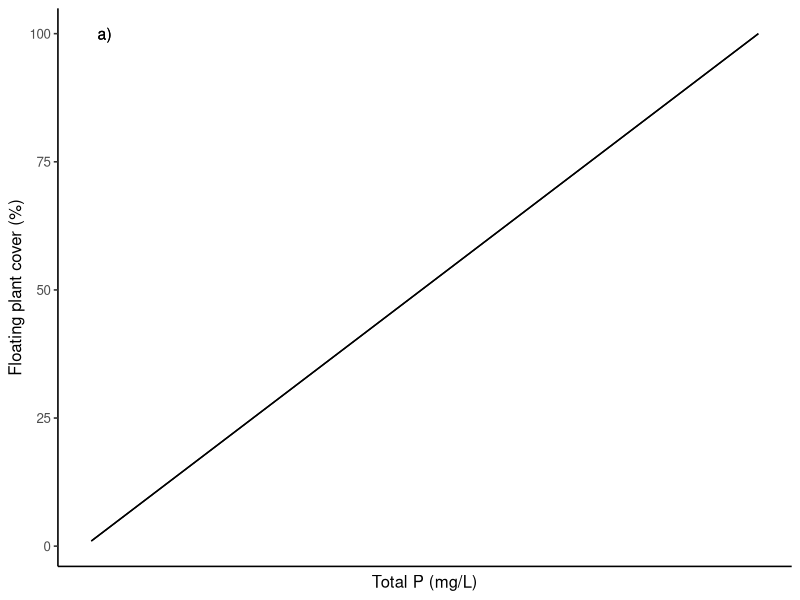
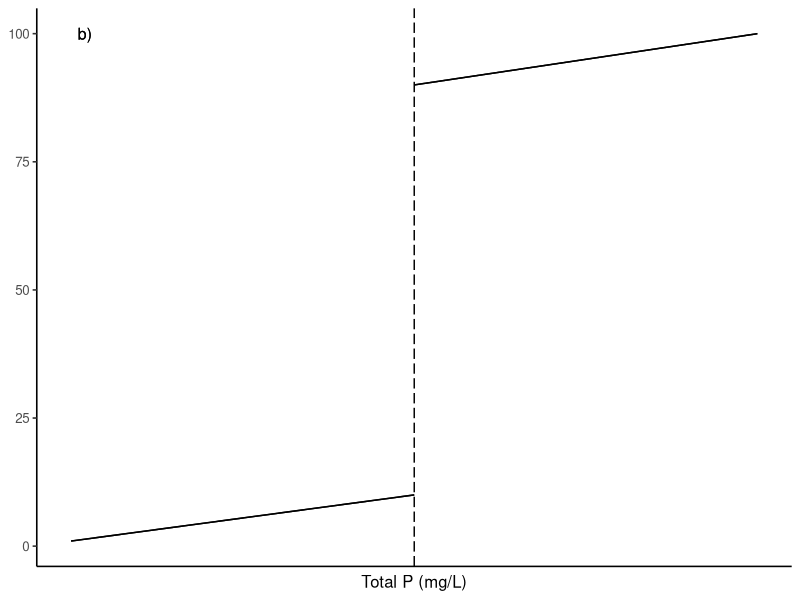
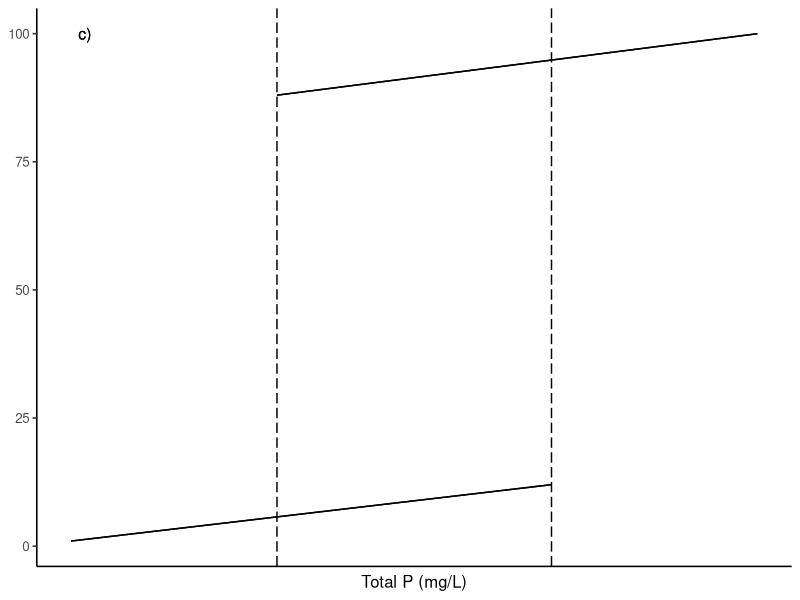

Generate these figures, in order, with R:
######################################################################
# Manuscript I: Figure 1                                             #
# 2 x 3 panes                                                        #
# top row: hypothetical relationship between total P and FP cover    #
# bottom row: data and model fits of total P and FP cover            #
######################################################################
# GOAL: make the 6 plots  
# Then arrange plots using either plot.arrange() or grid.arrange()

library(ggplot2)
library(gridExtra)

################
# Fig. 1a      #
# HYPOTHETICAL #
# LINEAR       #
################ 
a1 <- ggplot(data.frame(x = c(0, 0.5)), aes(x)) # set-up blank plot 
a1 <- a1 + geom_segment(aes(x=0,y=1,xend=0.5,yend=100)) # add linear line
a1 <- a1 + xlab("Total P (mg/L)") + ylab("Floating plant cover (%)") # label axes 
a1 <- a1 + geom_text(aes(x=0.01,y=100,label="a)"),size=4) # add pane label
a1 <- a1 + theme_classic(base_size=12)
a1 <- a1 + theme(axis.text.x=element_blank(),axis.ticks.x=element_blank()) # remove x-axis values & ticks
a1

################
# Fig. 1b      #
# HYPOTHETICAL #
# SEGMENTED    # 
# THRESHOLD    #
################
a2 <- ggplot(data.frame(x = c(0, 0.5)), aes(x)) # set-up blank plot 
a2 <- a2 + geom_segment(aes(x=0,y=1,xend=0.25,yend=10)) + geom_segment(aes(x=0.25,y=90,xend=0.5,yend=100)) # add two segments 
a2 <- a2 + geom_vline(xintercept=0.25,colour="black",linetype="longdash") # add vertical line @ threshold value 
a2 <- a2 + xlab("Total P (mg/L)") + ylab("Floating plant cover (%)") # label axes 
a2 <- a2 + geom_text(aes(x=0.01,y=100,label="b)"),size=4) # add pane label 
a2 <- a2 + theme_classic(base_size=12)
a2 <- a2 + theme(axis.title.y=element_blank())
a2 <- a2 + theme(axis.text.x=element_blank(),axis.ticks.x=element_blank()) # remove x-axis values & ticks
a2

################
# Fig. 1c      #
# HYPOTHETICAL #
# OVERLAPPING  #
# ALT. STATES  #
################
# create a blank plot - but you cannot view it until you add a line 
a3 <- ggplot(data.frame(x = c(0, 0.5)), aes(x)) # set-up blank plot 
a3 <- a3 + geom_segment(aes(x=0,y=1,xend=0.35,yend=12)) + geom_segment(aes(x=0.15,y=88,xend=0.5,yend=100)) # add two segments 
a3 <- a3 + geom_vline(xintercept=0.15,colour="black",linetype="longdash") # add vertical line @ 1st threshold value 
a3 <- a3 + geom_vline(xintercept=0.35,colour="black",linetype="longdash") # add vertical line @ 2nd threshold value 
a3 <- a3 + xlab("Total P (mg/L)") + ylab("Floating plant cover (%)") # label axes 
a3 <- a3 + geom_text(aes(x=0.01,y=100,label="c)"),size=4) # add pane label 
a3 <- a3 + theme_classic(base_size=12)
a3 <- a3 + theme(axis.text.x=element_blank(),axis.ticks.x=element_blank()) # remove x-axis values & ticks
a3 <- a3 + theme(axis.title.y=element_blank())
a3


###################
# ARRANGING PLOTS #
###################
Fig01 <- arrangeGrob(a1,a2,a3,ncol=3,nrow=1) #grid.arrange does not work with ggsave()
Fig01
ggsave(file="Figure 01.pdf", Fig01, height=4,width=11)
ggsave(file="Figure 01.png", Fig01, height=4,width=11)
ggsave(file="Figure 01.jpg", Fig01, height=5.53,width=16.6, units="cm",dpi=1200)
